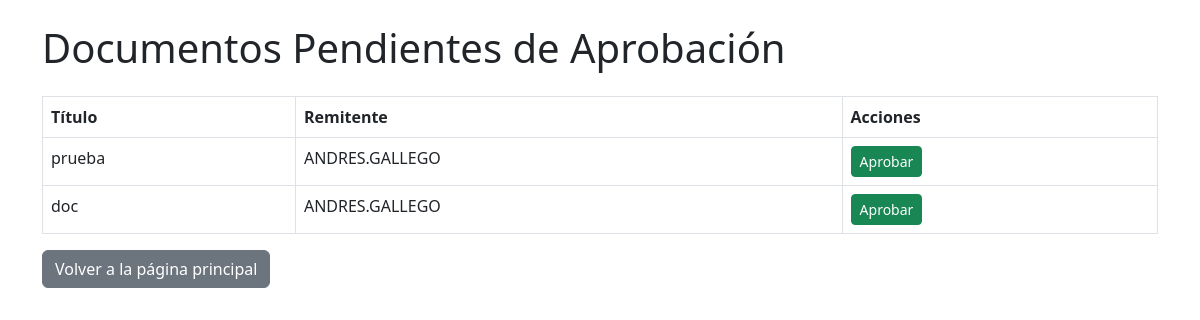
The page /documentos_pendientes/ (signed in) on the database as committed earlier.
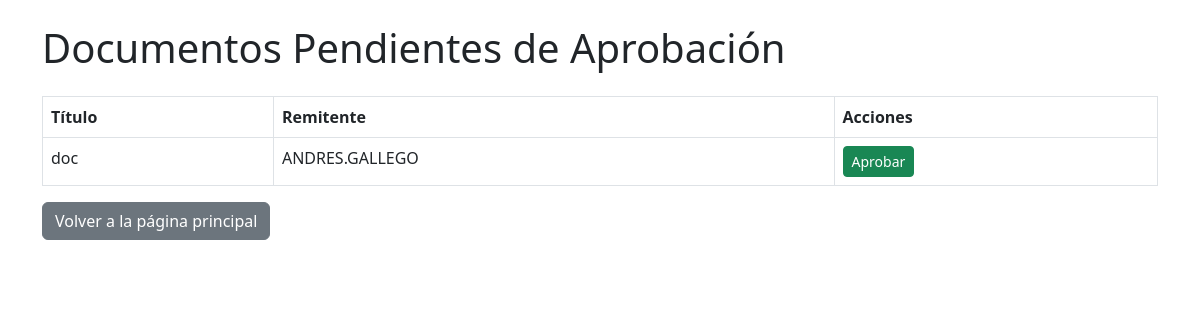
The same page on the database as committed later.
### documentos/models.py (models this page shows, shortened)
class DocumentoPDF(models.Model):
    titulo = models.CharField(max_length=255)
    archivo = models.FileField(upload_to='pdfs/')
    remitente = models.ForeignKey(Usuario, on_delete=models.CASCADE, related_name='documentos_enviados')
    aprobador = models.ForeignKey(Usuario, on_delete=models.CASCADE, related_name='documentos_aprobados', null=True, blank=True)
    aprobado = models.BooleanField(default=False)

class Usuario(AbstractUser):
    email = models.EmailField(unique=True)
    groups = models.ManyToManyField(Group, verbose_name="grupos", blank=True, related_name='usuarios')
    user_permissions = models.ManyToManyField(Permission, verbose_name="permisos", blank=True, related_name='usuarios')

### documentos/views.py (the view)
# urls.py: path('documentos_pendientes/', documentos_pendientes_aprobacion, name='documentos_pendientes'),
@user_passes_test(lambda u: u.is_superuser)
def documentos_pendientes_aprobacion(request):
    documentos_pendientes = DocumentoPDF.objects.filter(aprobado=False)
    context = {'documentos_pendientes': documentos_pendientes}
    return render(request, 'documentos/documentos_pendientes.html', context)

### documentos/templates/documentos/documentos_pendientes.html (shortened to what this page needs)
<!DOCTYPE html>
<html lang="en">
<head>
    <link rel="stylesheet" href="https://cdn.jsdelivr.net/npm/bootstrap@5.3.0/dist/css/bootstrap.min.css">
</head>
<body>
    <div class="container mt-4">
        <h1 class="my-4">Documentos Pendientes de Aprobación</h1>
        {% if documentos_pendientes %}
            <table class="table table-bordered table-hover">
                <thead class="thead-dark">
                    <tr>
                        <th scope="col">Título</th>
                        <th scope="col">Remitente</th>
                        <th scope="col">Acciones</th>
                    </tr>
                </thead>
                <tbody>
                    {% for documento in documentos_pendientes %}
                        <tr>
                            <td>{{ documento.titulo }}</td>
                            <td>{{ documento.remitente }}</td>
                            <td>
                                <a href="{% url 'aprobar_documento' documento.id %}" class="btn btn-success btn-sm">Aprobar</a>
                            </td>
                        </tr>
                    {% endfor %}
                </tbody>
            </table>
        {% else %}
            <p>No hay documentos pendientes de aprobación.</p>
        {% endif %}
        <a href="{% url 'pagina_principal' %}" class="btn btn-secondary">Volver a la página principal</a>
    </div>
</body>
</html>

Rows that differ between the two databases and show on the page:
no longer on this page (row edited): DocumentoPDF: titulo "prueba", remitente "ANDRES.GALLEGO"
